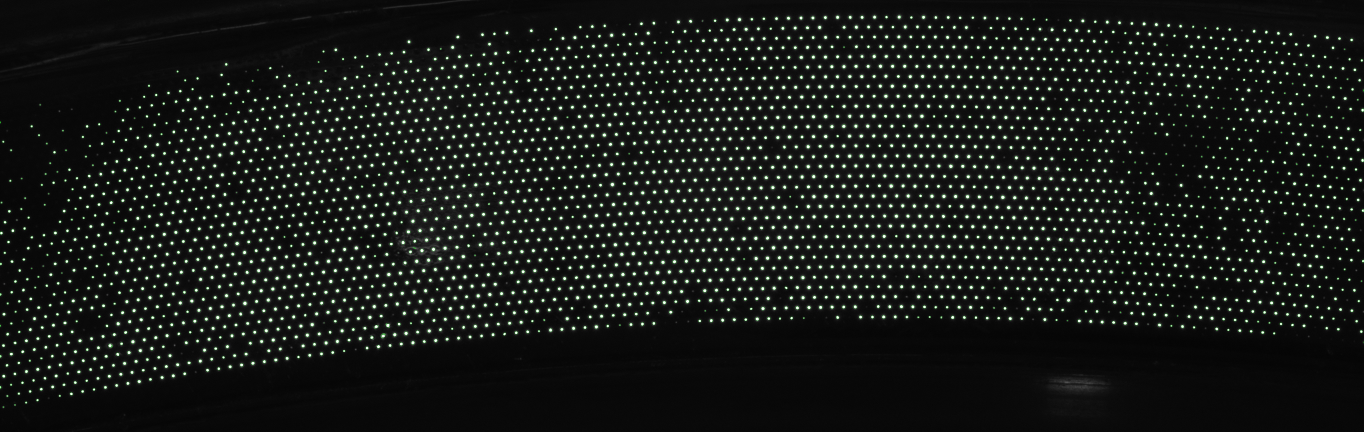
#> input picture backend/image.jpg, 5456 x 1728 px, found by its file name (shown at 1/4 size)
$ jupyter execute geometric.ipynb
#> lines starting #> are read from the running program, lines starting #| are printed output that depends on the picture
[cell 1]
import cv2
import numpy as np


class Geometric:
    def __init__(self):
        pass

[cell 2]
class Transformations(Geometric):
    def __init__(self):
        super().__init__()

    def affine_transform(self, image, src_points, dst_points):
        M = cv2.getAffineTransform(np.float32(src_points), np.float32(dst_points))
        return cv2.warpAffine(image, M, (image.shape[1], image.shape[0]))

    def perspective_transform(self, image, src_points, dst_points):
        M = cv2.getPerspectiveTransform(np.float32(src_points), np.float32(dst_points))
        return cv2.warpPerspective(image, M, (image.shape[1], image.shape[0]))

    def warp_affine(self, image, src_pts, dst_pts):
        M = cv2.getAffineTransform(np.float32(src_pts), np.float32(dst_pts))
        return cv2.warpAffine(image, M, (image.shape[1], image.shape[0]))

    def warp_perspective(self, image, src_pts, dst_pts):
        M = cv2.getPerspectiveTransform(np.float32(src_pts), np.float32(dst_pts))

        return cv2.warpPerspective(image, M, (image.shape[1], image.shape[0]))

    def rotate(self, image, angle, center=None, scale=1.0):
        (h, w) = image.shape[:2]
        if center is None:
            center = (w // 2, h // 2)
        M = cv2.getRotationMatrix2D(center, angle, scale)
        return cv2.warpAffine(image, M, (w, h))

    def translate(self, image, tx=10, ty=10):
        M = np.float32([[1, 0, tx], [0, 1, ty]])
        return cv2.warpAffine(image, M, (image.shape[1], image.shape[0]))

    def flip(self, image, flip_type):
        if flip_type == "vertical":
            return cv2.flip(image, 0)
        elif flip_type == "horizontal":
            return cv2.flip(image, 1)

    def scale(self, image, fx=1, fy=1):
        return cv2.resize(image, None, fx=fx, fy=fy, interpolation=cv2.INTER_LINEAR)

[cell 3]
trans = Transformations()

[cell 4]
image = cv2.imread(r"D:\WORK\react\vision\backend\image.jpg")
#> image is the input picture: shape (1728, 5456, 3); mean B, G, R 23.2, 25.8, 23.2

[cell 5]
img = trans.affine_transform(
    image,
    src_points=[[50, 50], [200, 50], [50, 200]],
    dst_points=[[10, 100], [200, 50], [100, 250]],
)
#> in affine_transform, `return cv2.warpAffine(image, M, (image.shape[1], image.shape[0]))`:
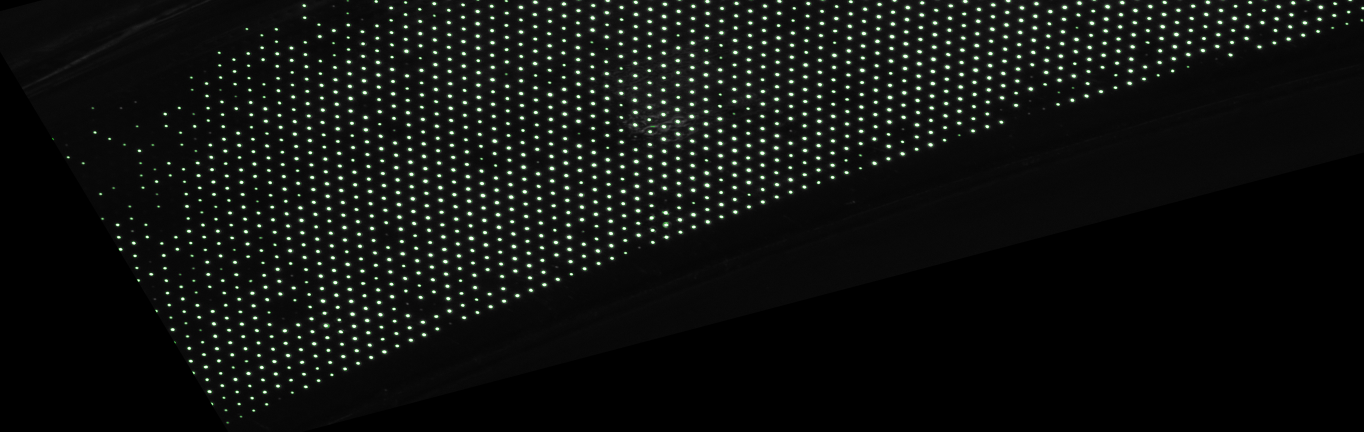
#> returned value: shape (1728, 5456, 3) (shown at 1/4 size); mean of channels 0, 1, 2 15.1, 16.8, 15.1; drawn as B, G, R

[cell 6]
cv2.imshow("window", img)
cv2.waitKey(0)

[cell 7]
img = trans.scale(image, fx=0.1, fy=0.5)
#> in scale, `return cv2.resize(image, None, fx=fx, fy=fy, interpolation=cv2.INTER_L..`:
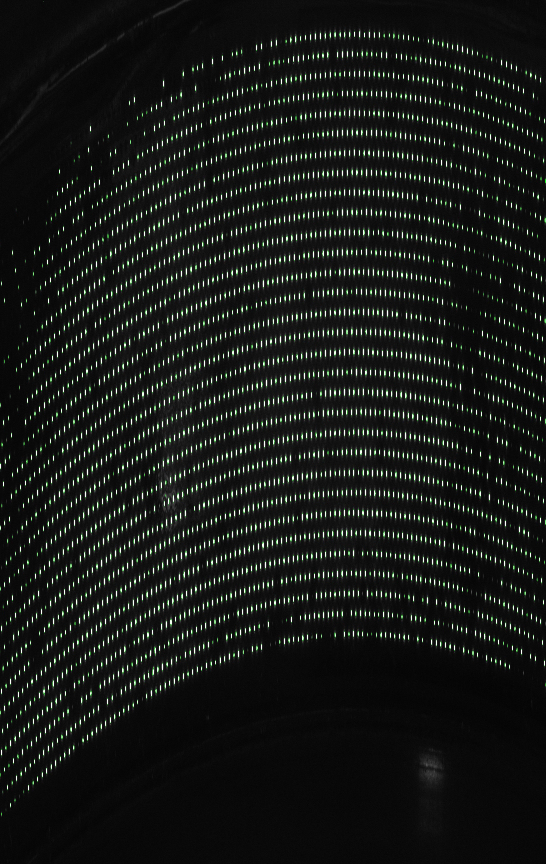
#> returned value: shape (864, 546, 3); mean of channels 0, 1, 2 23.3, 25.9, 23.3; drawn as B, G, R

[cell 8]
img = trans.translate(image, tx=-100, ty=100)
#> in translate, `return cv2.warpAffine(image, M, (image.shape[1], image.shape[0]))`:
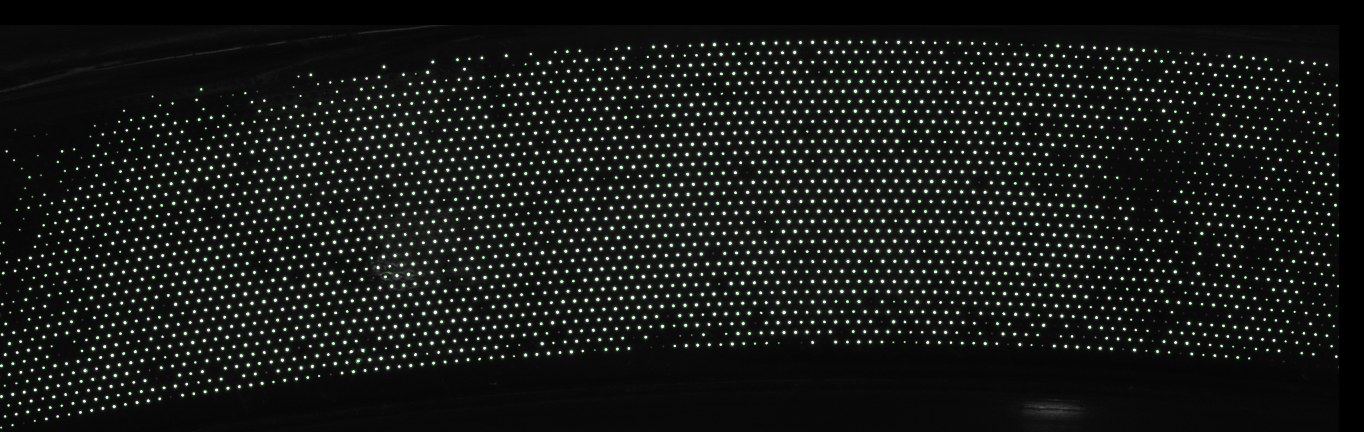
#> returned value: shape (1728, 5456, 3) (shown at 1/4 size); mean of channels 0, 1, 2 22.4, 25, 22.4; drawn as B, G, R

[cell 9]
img = trans.rotate(image, angle=90)
#> in rotate, `return cv2.warpAffine(image, M, (w, h))`:
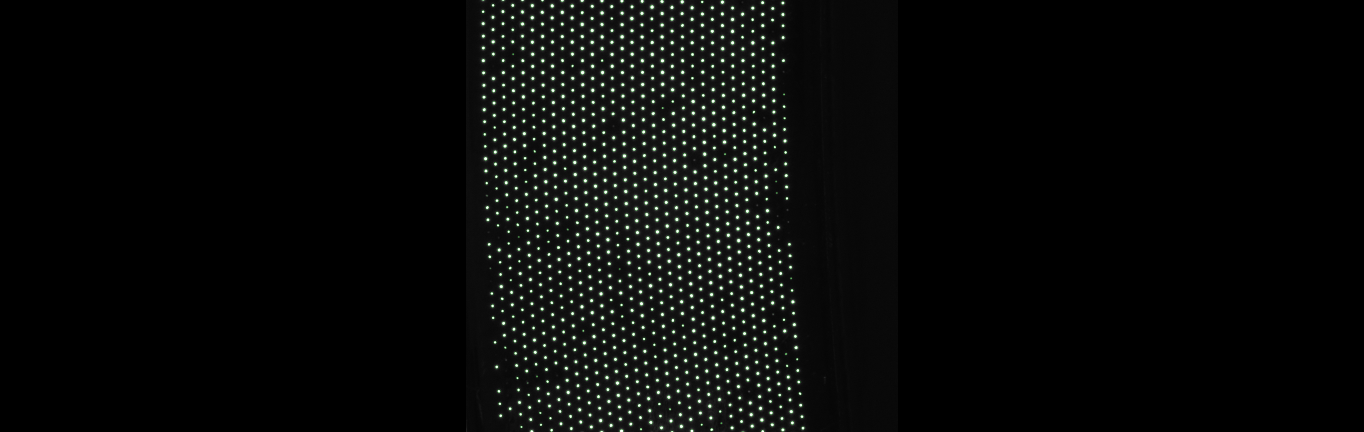
#> returned value: shape (1728, 5456, 3) (shown at 1/4 size); mean of channels 0, 1, 2 8.4, 9.3, 8.4; drawn as B, G, R

[cell 10]
img = trans.perspective_transform(
    image,
    [[56, 65], [368, 52], [28, 387], [389, 390]],
    [[0, 0], [300, 0], [0, 300], [300, 300]],
)
#> in perspective_transform, `return cv2.warpPerspective(image, M, (image.shape[1], image.shape[0]))`:
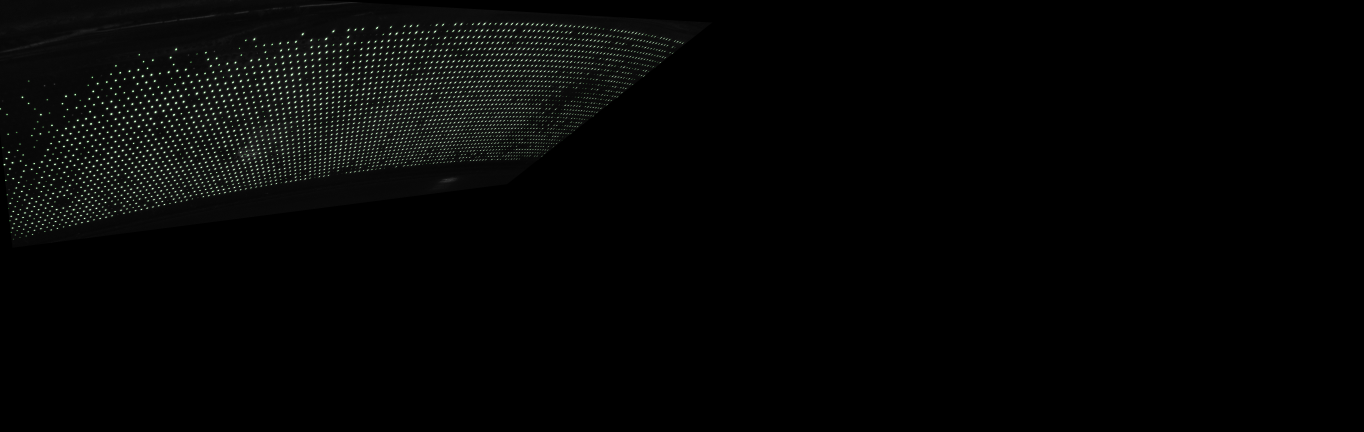
#> returned value: shape (1728, 5456, 3) (shown at 1/4 size); mean of channels 0, 1, 2 4.9, 5.4, 4.9; drawn as B, G, R

[cell 11]
src_pts = [[50, 50], [200, 50], [50, 200]]
dst_pts = [[60, 70], [220, 80], [70, 250]]
img = trans.warp_affine(image, src_pts, dst_pts)
#> in warp_affine, `return cv2.warpAffine(image, M, (image.shape[1], image.shape[0]))`:
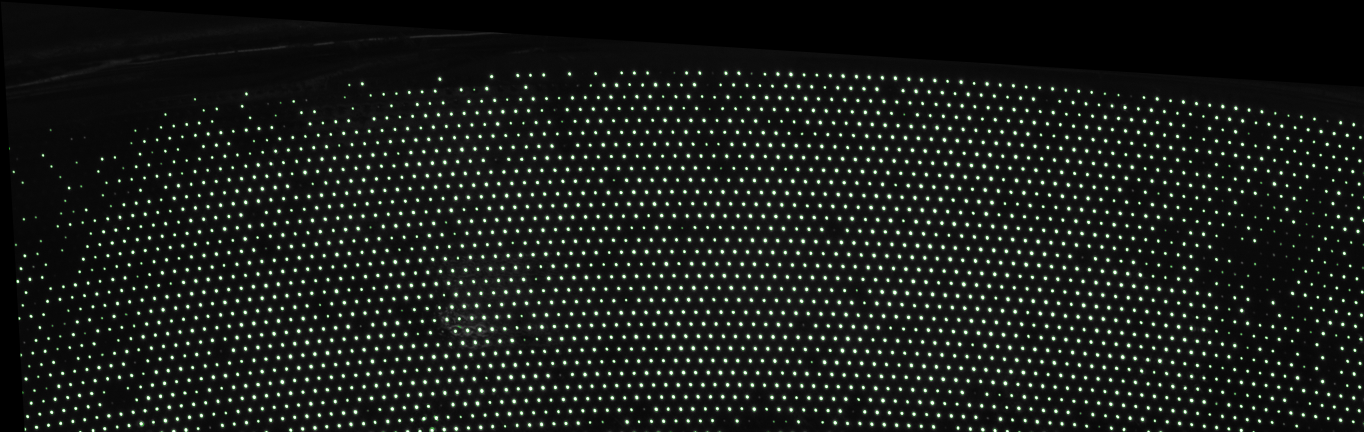
#> returned value: shape (1728, 5456, 3) (shown at 1/4 size); mean of channels 0, 1, 2 24.5, 27.5, 24.5; drawn as B, G, R

[cell 12]
src_pts = [[0, 0], [300, 0], [0, 300], [300, 300]]
dst_pts = [[50, 50], [250, 50], [80, 300], [280, 300]]
img = trans.warp_perspective(image, src_pts, dst_pts)
#> in warp_perspective, `return cv2.warpPerspective(image, M, (image.shape[1], image.shape[0]))`:
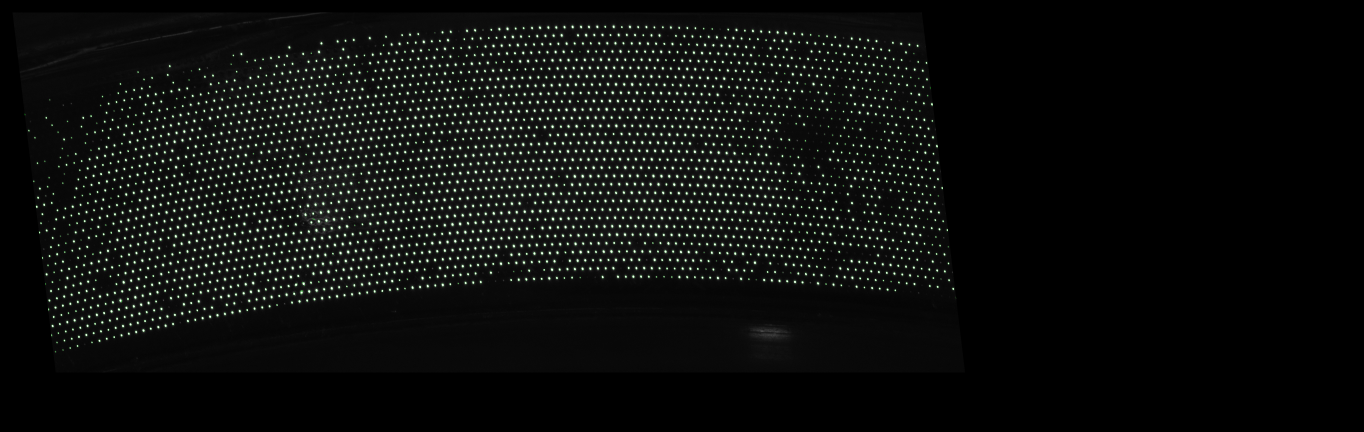
#> returned value: shape (1728, 5456, 3) (shown at 1/4 size); mean of channels 0, 1, 2 12.9, 14.3, 12.9; drawn as B, G, R

[cell 13]
img = trans.flip(image, flip_type="vertical")
#> in flip, `return cv2.flip(image, 0)`:
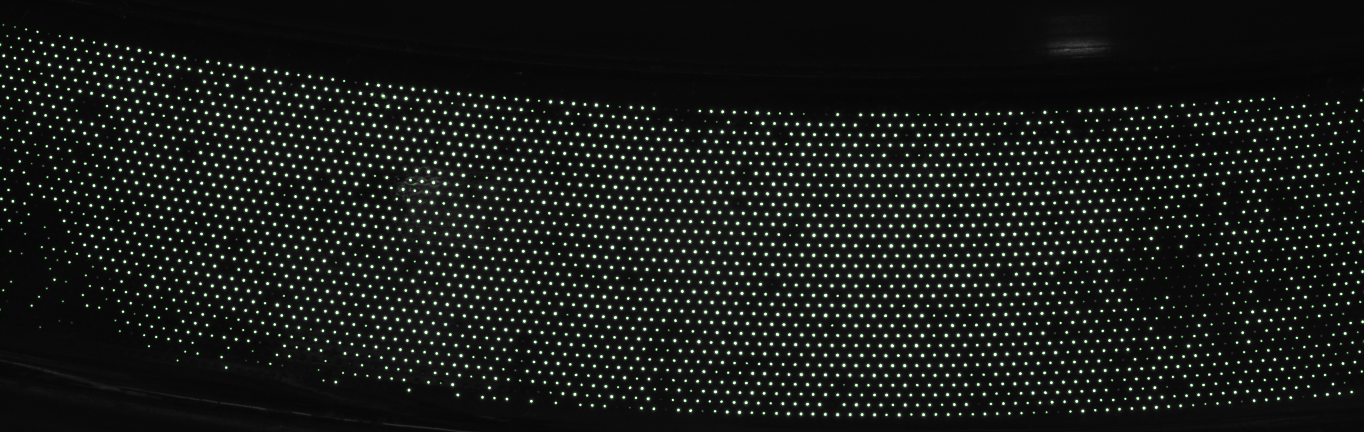
#> returned value: shape (1728, 5456, 3) (shown at 1/4 size); mean of channels 0, 1, 2 23.2, 25.8, 23.2; drawn as B, G, R
